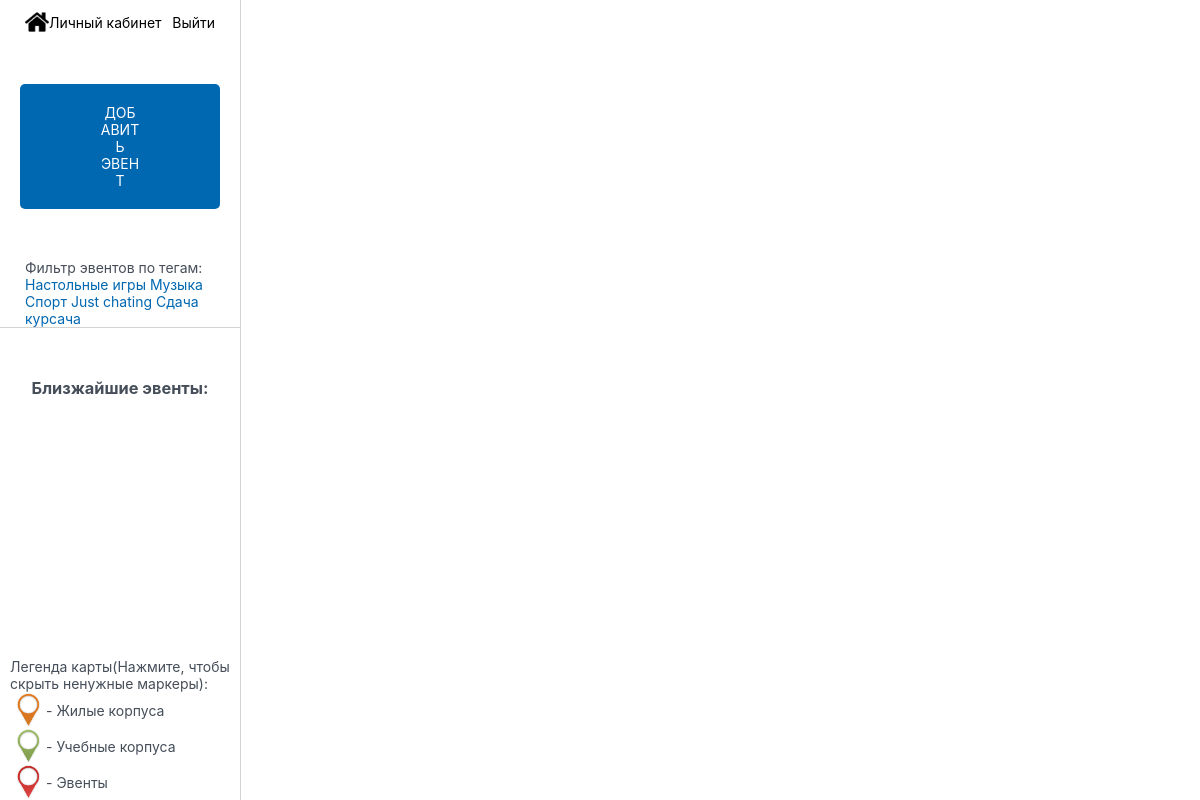
The app's page / (signed in) with its own data.
### createEvent/models.py (models this page shows)
class Tag(models.Model):
    name = models.CharField(max_length=200, null=True)
    def __str__(self):
        return self.name

### map/views.py (the view)
# urls.py: path('', views.render_map, name='map'),
@login_required(login_url='login')
def render_map(request):
    today = datetime.datetime.today()
    today = datetime.date(today.year, today.month, today.day)
    tags = Tag.objects.all()
    events = Event.objects.all().filter(date__gte=today).order_by('date')
    ev = json.dumps(list(events.values()), cls=DjangoJSONEncoder)
    ev = json.loads(ev)
    for i in range(len(ev)):
        ev[i]["tags"] = []
        ev[i]["count"] = events[i].members_list.count()
    for tag in tags:
        events_tag = Event.objects.filter(tags__name=tag)
        for event in events_tag:
            id = event.id
            i = 0
            for dict in ev:
                if dict["id"] == id:
                    ev[i]['tags'].append(tag.name)
                i += 1
    events = json.dumps(ev)
    data = {'tags': tags, 'events': events}
    return render(request, 'map/index.html', data)

### templates/map/index.html (shortened to what this page needs)
{% load static %}
<!DOCTYPE html>
<html lang="en">
<link rel="stylesheet" href="{% static 'map/css/indexcss.css' %}">
<head>
</head>
<body>
    <article>
        <section class="side_menu">
            <div class="top_menu">
                <a href="{% url 'show_personalarea' %}" class="home">
                    <img src="{% static 'map/icons/home.png' %}">
                    <span>Личный кабинет</span></a>
                <span><a href="{% url 'logout' %}">Выйти</a></span>
            </div>
            <a href="{% url 'create' %}" class="button">Добавить эвент</a>
            <div style="border-bottom: 1px solid lightgrey; margin-bottom: 50px">
                <p class="tags_list">
                    Фильтр эвентов по тегам:
                    {% for tag in tags %}
                        <span class="tag">{{ tag }}</span>
                    {% endfor %}
                </p>
            </div>
            <p>
                <h3 class="events_label">Близжайшие эвенты:</h3>
            </p>
            <p class="map_legend">
                Легенда карты(Нажмите, чтобы скрыть ненужные маркеры):
                <p class="legend_unit"><img src="{% static 'map/icons/orange.png' %}"> - Жилые корпуса</p>
                <p class="legend_unit"><img src="{% static 'map/icons/green.png' %}"> - Учебные корпуса</p>
                <p class="legend_unit"><img src="{% static 'map/icons/red.png' %}"> - Эвенты</p>
            </p>
        </section>
        <section class="map_container">
            <div id="map"></div>
        </section>
    </article>
</body>
</html>

### static/map/css/indexcss.css (style rules this page uses)
* { margin: 0; padding: 0; }
body { font-family: -apple-system, BlinkMacSystemFont, 'Open Sans', Roboto, Oxygen, Ubuntu, Cantarell, 'Segoe UI', 'Helvetica Neue', sans-serif; font-size: 14px; color: #454e59; }
article { display: flex; }
a { text-decoration: none; color: black; }
.button { text-decoration: none; text-align: center; display: inline-block; color: white; padding: 20px 80px; margin: 50px 20px; text-transform: uppercase; background-color: rgb(0,103,177); border-radius: 5px; }
.tag { cursor: pointer; color: rgb(0,103,177); }
.side_menu { width: calc(0.2 * 100vw); overflow-wrap: break-word; display: flex; flex-direction: column; padding-top: 10px; border-right: 1px solid lightgrey; }
.home { flex-direction: row; display:flex; align-items: center; justify-content: flex-start; }
.home > img { height: 24px; width: 24px; }
.top_menu { width: calc((0.2 * 100vw) - 50px); margin: 0 auto; align-items: center; display: flex; justify-content: space-between; }
.tags_list { width: calc((0.2 * 100vw) - 50px); margin: 0 auto; }
.events_label { align-self: center; justify-self: auto }
.map_container { flex-grow: 1; }
#map { width:100%; height:100vh; }
.map_legend { margin-top: auto; margin-left: 10px; }
.legend_unit { display: flex; align-items: center; margin-left: 10px; cursor: pointer; }
.legend_unit > img { width:36px; height:36px; }

### records on screen
Tag: name "Настольные игры"
Tag: name "Музыка"
Tag: name "Спорт"
Tag: name "Just chating"
Tag: name "Сдача курсача"
